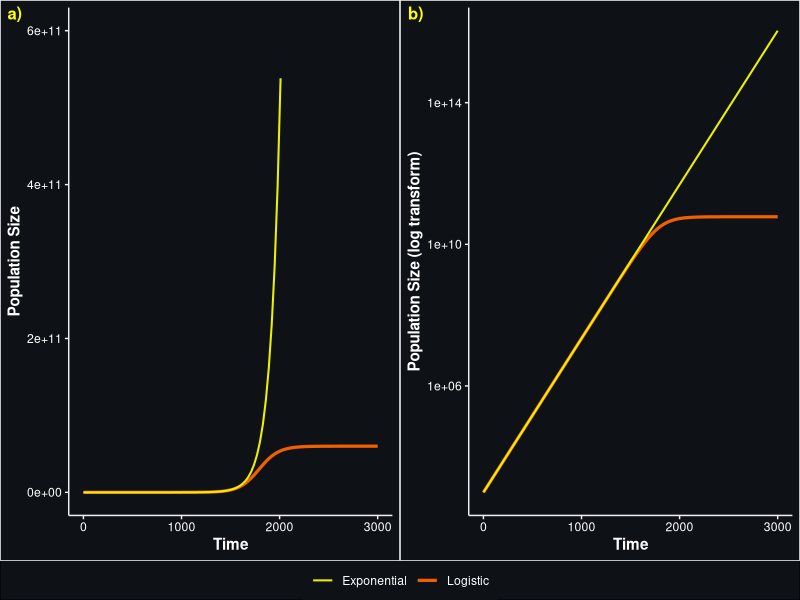

This chart was generated by the following R code:

N0=986.5075
r=0.0100086
K=60000000000

# Population size predicted at t = 4980 under logistic growth: 

logistic_fun <- function(t) {
  N <- (N0*K*exp(r*t))/(K-N0+N0*exp(r*t))
  return(N)
}

logistic_fun(4980) # Outputs 6e+10 (carrying capacity)

# Population size predicted at t = 4980 under exponential growth: 

exponential_fun <- function(t) { 
  N <- N0*exp(r*t)
  return(N)
}


## Graph comparing exponential and logistic curves: 

library(ggpubr)

# Plot of exponential vs logistic growth

comparison.plot.basic <- ggplot(data.frame(t = c(0, 5000)), aes(x = t)) + 
  geom_function(fun = logistic_fun, aes(col = "Logistic"), lwd=1.1) + 
  geom_function(fun = exponential_fun, aes(col = "Exponential"),lwd=0.7) + 
  xlim(0,3000) + 
  ylim(0,600000000000) + 
  labs(x="Time",y="Population Size") + 
  scale_colour_manual(values = c("#e9f000","#f06000")) +
  theme_classic() + 
  theme(plot.background = element_rect(fill = "#0E1116"), 
        panel.background = element_rect(fill = "#0E1116"), 
        axis.text = element_text(colour = "white"), 
        axis.title = element_text(colour = "white", face = "bold"), 
        axis.ticks = element_line(colour = "#eeeeee"), 
        axis.line.x = element_line(colour = "#eeeeee"),
        axis.line.y = element_line(colour = "#eeeeee"), 
        legend.background = element_rect(fill = "#0E1116"), 
        legend.text = element_text(colour = "white"), 
        legend.title = element_blank(), legend.position="bottom")

# Same but with log transform on population size. 

comparison.plot.log <- ggplot(data.frame(t = c(0, 5000)), aes(x = t)) + 
  geom_function(fun = logistic_fun, col = "#f06000", lwd=1.1) + 
  geom_function(fun = exponential_fun, col = "#e9f000", lwd=0.7) + 
  xlim(0,3000) + 
  ylim(0,600000000000) + 
  labs(x="Time",y="Population Size (log transform)") + 
  scale_y_continuous(trans='log10') + 
  theme_classic() + 
  theme(plot.background = element_rect(fill = "#0E1116"), 
        panel.background = element_rect(fill = "#0E1116"), 
        axis.text = element_text(colour = "white"), 
        axis.title = element_text(colour = "white", face = "bold"), 
        axis.ticks = element_line(colour = "#eeeeee"), 
        axis.line.x = element_line(colour = "#eeeeee"),
        axis.line.y = element_line(colour = "#eeeeee"))

# Combine plots using ggpubr package
ggarrange(comparison.plot.basic,comparison.plot.log, nrow = 1, 
          labels = c("a)","b)"), font.label = list(size = 12, color = "yellow"), 
          common.legend = TRUE, legend = "bottom") + bgcolor("#0E1116") 

sink(file = "package-versions.txt")
sessionInfo()
sink()
